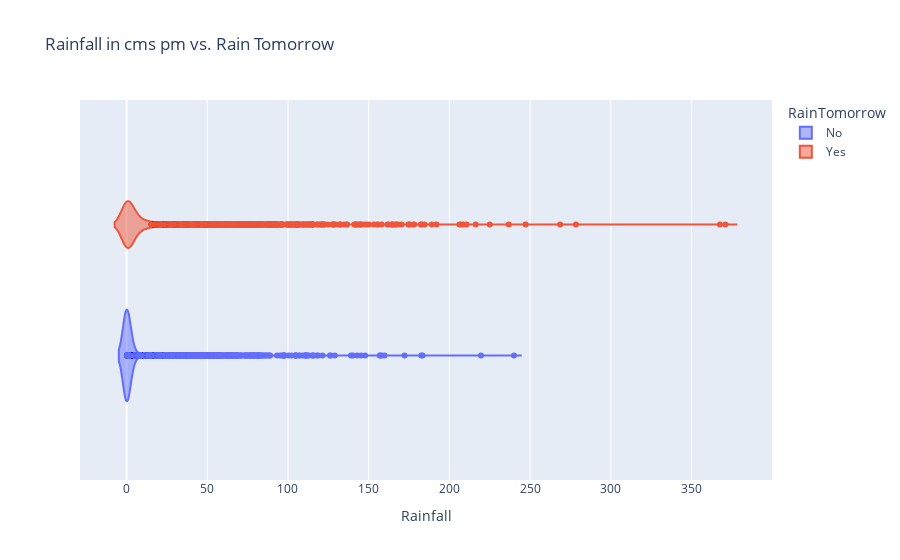

Notebook code cell kept with this figure:
### Code cell
px.violin(raw_df, 
             x='Rainfall', 
             title='Rainfall in cms pm vs. Rain Tomorrow', 
           
             color='RainTomorrow')

### Figure 1 — Plotly figure (JSON) as saved in the notebook; plotly's stock layout.template omitted (floating-point values rounded to 4 significant figures; data arrays with more than 128 entries replaced by an {"elided": "..."} marker saying what was removed)
{"data": [{"alignmentgroup": "True", "box": {"visible": false}, "hovertemplate": "RainTomorrow=No<br>Rainfall=%{x}<extra></extra>", "legendgroup": "No", "marker": {"color": "#636efa"}, "name": "No", "offsetgroup": "No", "orientation": "h", "scalegroup": "True", "showlegend": true, "type": "violin", "x": {"elided": "109586 float values"}, "x0": " ", "xaxis": "x", "y0": " ", "yaxis": "y"}, {"alignmentgroup": "True", "box": {"visible": false}, "hovertemplate": "RainTomorrow=Yes<br>Rainfall=%{x}<extra></extra>", "legendgroup": "Yes", "marker": {"color": "#EF553B"}, "name": "Yes", "offsetgroup": "Yes", "orientation": "h", "scalegroup": "True", "showlegend": true, "type": "violin", "x": {"elided": "31201 float values"}, "x0": " ", "xaxis": "x", "y0": " ", "yaxis": "y"}], "layout": {"legend": {"title": {"text": "RainTomorrow"}, "tracegroupgap": 0}, "title": {"text": "Rainfall in cms pm vs. Rain Tomorrow"}, "violinmode": "group", "xaxis": {"anchor": "y", "domain": [0, 1], "title": {"text": "Rainfall"}}, "yaxis": {"anchor": "x", "domain": [0, 1]}}}
